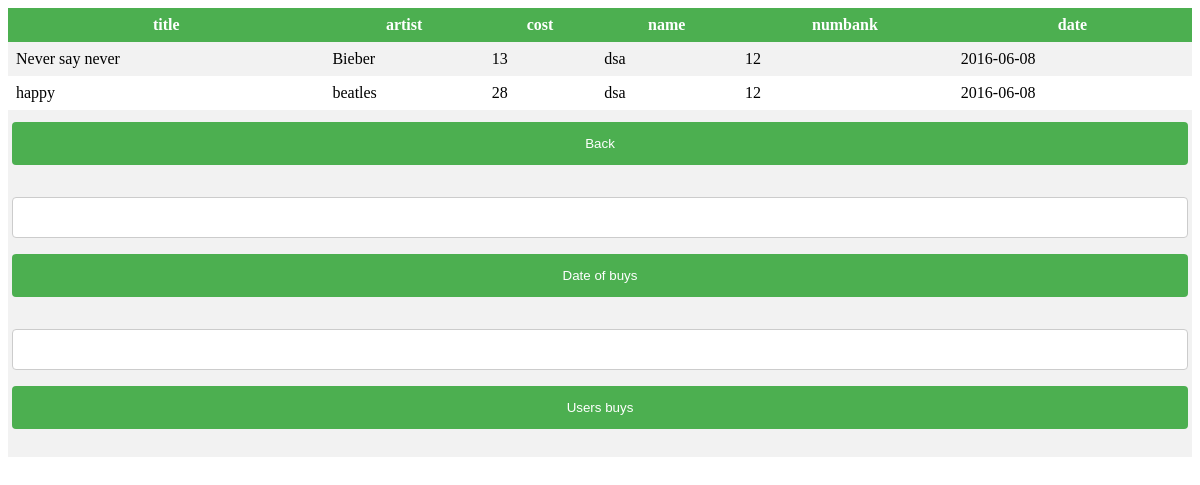
The app's page /admin.php with its own data.
### tables this page shows
CREATE TABLE `buy` (
  `title` text NOT NULL,
  `artist` text NOT NULL,
  `cost` int(11) NOT NULL,
  `name` text NOT NULL,
  `numbank` varchar(15) NOT NULL,
  `category` text NOT NULL,
  `date` date NOT NULL
);

### admin.php (the view, shortened to what this page needs)
<html>
 <head>
            </head>
            <body>
<?php
 $con = mysqli_connect("localhost", "root", "", "cd");
        $sql = "SELECT title,artist,cost,name,numbank,date FROM buy";
    $result = mysqli_query($con, $sql);
    ?>
    <table cellpadding="2" cellspacing="2" border="0">
        <tr>
            <th>title</th>
            <th>artist</th>
            <th>cost</th>
            <th>name</th>
            <th>numbank</th>
            <th>date</th>
       </tr>
    <?php if (mysqli_num_rows($result) > 0) {
    while($row = mysqli_fetch_assoc($result)) { ?>
        <tr>
            <td><?php echo $row["title"]; ?></td>
            <td><?php echo $row["artist"]; ?></td>
            <td><?php echo $row["cost"]; ?></td>
            <td><?php echo $row["name"]; ?></td>
            <td><?php echo $row["numbank"]; ?></td>
            <td><?php echo $row["date"]; ?></td>
            </tr>
        <?php }
        }
     ?>
        </table>
        <div>
<form action="admin1.php" method="POST">
<input value="Back" type="submit">
</form>
<form action="date.php" method="POST">
<input type="text" name="date">
<input value="Date of buys" type="submit">
</form>
<form action="name.php" method="POST">
<input type="text" name="name">
<input value="Users buys" type="submit">
</form>
</div>
    </body>

### admin.php (style rules this page uses)
input[type=submit] { width:100%; background-color:4CAF50; color:white; padding:14px 20px; margin:8px 0px; border:none; border-radius:4px; cursor:pointer; }
div { border-radius:px; background-color:#f2f2f2; padding:4px; }
input[type=text] { width: 100%; padding: 12px 20px; margin: 8px 0; display: inline-block; border: 1px solid #ccc; border-radius: 4px; box-sizing: border-box; }
table { border-collapse:collapse; width:100% }
th,td { textalign:left; padding:8px; }
tr:nth-child(even) { background-color:#f2f2f2 }
th { background-color:#4CAF50; color:white; }

### records on screen
buy: title "Never say never", artist "Bieber", cost "13", name "dsa", numbank "12", date "2016-06-08"
buy: title "happy", artist "beatles", cost "28", name "dsa", numbank "12", date "2016-06-08"
